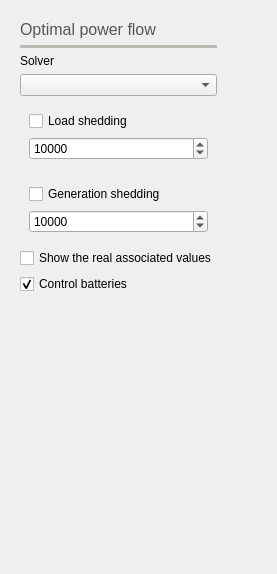
          <widget class="QWidget" name="tab_4">
           <attribute name="icon">
            <iconset resource="icons.qrc">
             <normaloff>:/Icons/icons/dcopf.svg</normaloff>:/Icons/icons/dcopf.svg</iconset>
           </attribute>
           <attribute name="title">
            <string>OPF</string>
           </attribute>
           <attribute name="toolTip">
            <string>Optimal power flow settings</string>
           </attribute>
           <layout class="QGridLayout" name="gridLayout_10">
            <item row="1" column="0">
             <spacer name="verticalSpacer_2">
              <property name="orientation">
               <enum>Qt::Vertical</enum>
              </property>
              <property name="sizeHint" stdset="0">
               <size>
                <width>20</width>
                <height>260</height>
               </size>
              </property>
             </spacer>
            </item>
            <item row="0" column="0">
             <widget class="QFrame" name="frame_30">
              <property name="frameShape">
               <enum>QFrame::NoFrame</enum>
              </property>
              <property name="frameShadow">
               <enum>QFrame::Raised</enum>
              </property>
              <layout class="QVBoxLayout" name="verticalLayout_20">
               <item>
                <widget class="QLabel" name="label_46">
                 <property name="palette">
                  <palette>
                   <active>
                    <colorrole role="WindowText">
                     <brush brushstyle="SolidPattern">
                      <color alpha="255">
                       <red>85</red>
                       <green>87</green>
                       <blue>83</blue>
                      </color>
                     </brush>
                    </colorrole>
                   </active>
                   <inactive>
                    <colorrole role="WindowText">
                     <brush brushstyle="SolidPattern">
                      <color alpha="255">
                       <red>85</red>
                       <green>87</green>
                       <blue>83</blue>
                      </color>
                     </brush>
                    </colorrole>
                   </inactive>
                   <disabled>
                    <colorrole role="WindowText">
                     <brush brushstyle="SolidPattern">
                      <color alpha="255">
                       <red>190</red>
                       <green>190</green>
                       <blue>190</blue>
                      </color>
                     </brush>
                    </colorrole>
                   </disabled>
                  </palette>
                 </property>
                 <property name="font">
                  <font>
                   <pointsize>12</pointsize>
                  </font>
                 </property>
                 <property name="text">
                  <string>Optimal power flow</string>
                 </property>
                </widget>
               </item>
               <item>
                <widget class="Line" name="line_16">
                 <property name="palette">
                  <palette>
                   <active>
                    <colorrole role="WindowText">
                     <brush brushstyle="SolidPattern">
                      <color alpha="255">
                       <red>186</red>
                       <green>189</green>
                       <blue>182</blue>
                      </color>
                     </brush>
                    </colorrole>
                   </active>
                   <inactive>
                    <colorrole role="WindowText">
                     <brush brushstyle="SolidPattern">
                      <color alpha="255">
                       <red>186</red>
                       <green>189</green>
                       <blue>182</blue>
                      </color>
                     </brush>
                    </colorrole>
                   </inactive>
                   <disabled>
                    <colorrole role="WindowText">
                     <brush brushstyle="SolidPattern">
                      <color alpha="255">
                       <red>190</red>
                       <green>190</green>
                       <blue>190</blue>
                      </color>
                     </brush>
                    </colorrole>
                   </disabled>
                  </palette>
                 </property>
                 <property name="frameShadow">
                  <enum>QFrame::Plain</enum>
                 </property>
                 <property name="lineWidth">
                  <number>4</number>
                 </property>
                 <property name="orientation">
                  <enum>Qt::Horizontal</enum>
                 </property>
                </widget>
               </item>
               <item>
                <widget class="QLabel" name="label_42">
                 <property name="text">
                  <string>Solver</string>
                 </property>
                </widget>
               </item>
               <item>
                <widget class="QComboBox" name="lpf_solver_comboBox"/>
               </item>
               <item>
                <widget class="QFrame" name="frame_41">
                 <property name="frameShape">
                  <enum>QFrame::NoFrame</enum>
                 </property>
                 <property name="frameShadow">
                  <enum>QFrame::Raised</enum>
                 </property>
                 <layout class="QVBoxLayout" name="verticalLayout_38">
                  <item>
                   <widget class="QCheckBox" name="load_shedding_checkBox">
                    <property name="toolTip">
                     <string>&lt;html&gt;&lt;head/&gt;&lt;body&gt;&lt;p&gt;When activated, the loading is always below 100%.&lt;/p&gt;&lt;p&gt;This is achieved by decreasing the load amount.&lt;/p&gt;&lt;p&gt;This is also called load shedding.&lt;/p&gt;&lt;/body&gt;&lt;/html&gt;</string>
                    </property>
                    <property name="text">
                     <string>Load shedding</string>
                    </property>
                   </widget>
                  </item>
                  <item>
                   <widget class="QSpinBox" name="load_shedding_weight_spinBox">
                    <property name="toolTip">
                     <string>Load shedding weight in the optimization</string>
                    </property>
                    <property name="maximum">
                     <number>999999999</number>
                    </property>
                    <property name="value">
                     <number>10000</number>
                    </property>
                   </widget>
                  </item>
                 </layout>
                </widget>
               </item>
               <item>
                <widget class="QFrame" name="frame_42">
                 <property name="frameShape">
                  <enum>QFrame::NoFrame</enum>
                 </property>
                 <property name="frameShadow">
                  <enum>QFrame::Raised</enum>
                 </property>
                 <layout class="QVBoxLayout" name="verticalLayout_39">
                  <item>
                   <widget class="QCheckBox" name="generation_shedding_CheckBox">
                    <property name="text">
                     <string>Generation shedding</string>
                    </property>
                   </widget>
                  </item>
                  <item>
                   <widget class="QSpinBox" name="generation_shedding_weight_spinBox">
                    <property name="toolTip">
                     <string>Generation shedding weight in the optimization</string>
                    </property>
                    <property name="maximum">
                     <number>999999999</number>
                    </property>
                    <property name="value">
                     <number>10000</number>
                    </property>
                   </widget>
                  </item>
                 </layout>
                </widget>
               </item>
               <item>
                <widget class="QCheckBox" name="show_real_values_for_lp_checkBox">
                 <property name="toolTip">
                  <string>&lt;html&gt;&lt;head/&gt;&lt;body&gt;&lt;p&gt;The linear program will produce a linearized solution for the loading that might not be the real associated loading values that correspond to the found voltage solution. This check allows you to see the real associated values.&lt;/p&gt;&lt;/body&gt;&lt;/html&gt;</string>
                 </property>
                 <property name="text">
                  <string>Show the real associated values</string>
                 </property>
                </widget>
               </item>
               <item>
                <widget class="QCheckBox" name="control_batteries_checkBox">
                 <property name="text">
                  <string>Control batteries</string>
                 </property>
                 <property name="checked">
                  <bool>true</bool>
                 </property>
                </widget>
               </item>
              </layout>
             </widget>
            </item>
            <item row="0" column="1">
             <spacer name="horizontalSpacer_10">
              <property name="orientation">
               <enum>Qt::Horizontal</enum>
              </property>
              <property name="sizeHint" stdset="0">
               <size>
                <width>40</width>
                <height>20</height>
               </size>
              </property>
             </spacer>
            </item>
           </layout>
          </widget>
